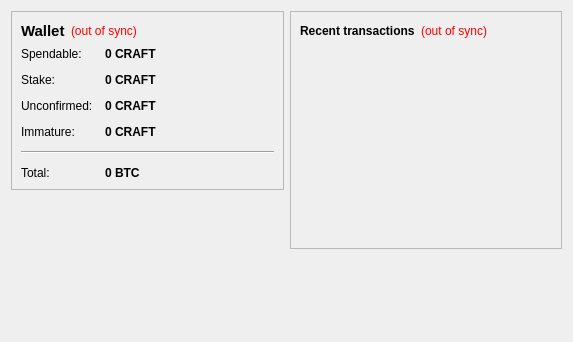
<?xml version="1.0" encoding="UTF-8"?>
<ui version="4.0">
 <class>OverviewPage</class>
 <widget class="QWidget" name="OverviewPage">
  <property name="geometry">
   <rect>
    <x>0</x>
    <y>0</y>
    <width>573</width>
    <height>342</height>
   </rect>
  </property>
  <property name="windowTitle">
   <string>Form</string>
  </property>
  <layout class="QHBoxLayout" name="horizontalLayout" stretch="1,1">
   <item>
    <layout class="QVBoxLayout" name="verticalLayout_2">
     <item>
      <widget class="QFrame" name="frame">
       <property name="frameShape">
        <enum>QFrame::StyledPanel</enum>
       </property>
       <property name="frameShadow">
        <enum>QFrame::Raised</enum>
       </property>
       <layout class="QVBoxLayout" name="verticalLayout_4">
        <item>
         <layout class="QHBoxLayout" name="horizontalLayout_4">
          <item>
           <widget class="QLabel" name="label_5">
            <property name="font">
             <font>
              <pointsize>11</pointsize>
              <weight>75</weight>
              <bold>true</bold>
             </font>
            </property>
            <property name="text">
             <string>Wallet</string>
            </property>
           </widget>
          </item>
          <item>
           <widget class="QLabel" name="labelWalletStatus">
            <property name="toolTip">
             <string>The displayed information may be out of date. Your wallet automatically synchronizes with the CraftCoin network after a connection is established, but this process has not completed yet.</string>
            </property>
            <property name="styleSheet">
             <string notr="true">QLabel { color: red; }</string>
            </property>
            <property name="text">
             <string notr="true">(out of sync)</string>
            </property>
            <property name="alignment">
             <set>Qt::AlignLeading|Qt::AlignLeft|Qt::AlignVCenter</set>
            </property>
           </widget>
          </item>
          <item>
           <spacer name="horizontalSpacer_2">
            <property name="orientation">
             <enum>Qt::Horizontal</enum>
            </property>
            <property name="sizeHint" stdset="0">
             <size>
              <width>40</width>
              <height>20</height>
             </size>
            </property>
           </spacer>
          </item>
         </layout>
        </item>
        <item>
         <layout class="QFormLayout" name="formLayout_2">
          <property name="fieldGrowthPolicy">
           <enum>QFormLayout::AllNonFixedFieldsGrow</enum>
          </property>
          <property name="horizontalSpacing">
           <number>12</number>
          </property>
          <property name="verticalSpacing">
           <number>12</number>
          </property>
          <item row="0" column="0">
           <widget class="QLabel" name="label">
            <property name="text">
             <string>Spendable:</string>
            </property>
           </widget>
          </item>
          <item row="0" column="1">
           <widget class="QLabel" name="labelBalance">
            <property name="font">
             <font>
              <weight>75</weight>
              <bold>true</bold>
             </font>
            </property>
            <property name="cursor">
             <cursorShape>IBeamCursor</cursorShape>
            </property>
            <property name="toolTip">
             <string>Your current spendable balance</string>
            </property>
            <property name="text">
             <string notr="true">0 CRAFT</string>
            </property>
            <property name="textInteractionFlags">
             <set>Qt::LinksAccessibleByMouse|Qt::TextSelectableByKeyboard|Qt::TextSelectableByMouse</set>
            </property>
           </widget>
          </item>
          <item row="1" column="0">
           <widget class="QLabel" name="label_6">
            <property name="text">
             <string>Stake:</string>
            </property>
           </widget>
          </item>
          <item row="1" column="1">
           <widget class="QLabel" name="labelStake">
            <property name="font">
             <font>
              <weight>75</weight>
              <bold>true</bold>
             </font>
            </property>
            <property name="cursor">
             <cursorShape>IBeamCursor</cursorShape>
            </property>
            <property name="toolTip">
             <string>Total of coins that was staked, and do not yet count toward the current balance</string>
            </property>
            <property name="text">
             <string notr="true">0 CRAFT</string>
            </property>
            <property name="textInteractionFlags">
             <set>Qt::LinksAccessibleByMouse|Qt::TextSelectableByKeyboard|Qt::TextSelectableByMouse</set>
            </property>
           </widget>
          </item>
          <item row="2" column="0">
           <widget class="QLabel" name="label_3">
            <property name="text">
             <string>Unconfirmed:</string>
            </property>
           </widget>
          </item>
          <item row="2" column="1">
           <widget class="QLabel" name="labelUnconfirmed">
            <property name="font">
             <font>
              <weight>75</weight>
              <bold>true</bold>
             </font>
            </property>
            <property name="cursor">
             <cursorShape>IBeamCursor</cursorShape>
            </property>
            <property name="toolTip">
             <string>Total of transactions that have yet to be confirmed, and do not yet count toward the current balance</string>
            </property>
            <property name="text">
             <string notr="true">0 CRAFT</string>
            </property>
            <property name="textInteractionFlags">
             <set>Qt::LinksAccessibleByMouse|Qt::TextSelectableByKeyboard|Qt::TextSelectableByMouse</set>
            </property>
           </widget>
          </item>
          <item row="3" column="0">
           <widget class="QLabel" name="labelImmatureText">
            <property name="text">
             <string>Immature:</string>
            </property>
           </widget>
          </item>
          <item row="3" column="1">
           <widget class="QLabel" name="labelImmature">
            <property name="font">
             <font>
              <weight>75</weight>
              <bold>true</bold>
             </font>
            </property>
            <property name="toolTip">
             <string>Mined balance that has not yet matured</string>
            </property>
            <property name="text">
             <string notr="true">0 CRAFT</string>
            </property>
            <property name="textInteractionFlags">
             <set>Qt::LinksAccessibleByMouse|Qt::TextSelectableByKeyboard|Qt::TextSelectableByMouse</set>
            </property>
           </widget>
          </item>
          <item row="4" column="0" colspan="2">
           <widget class="Line" name="line">
            <property name="orientation">
             <enum>Qt::Horizontal</enum>
            </property>
           </widget>
          </item>
          <item row="5" column="0">
           <widget class="QLabel" name="labelTotalText">
            <property name="text">
             <string>Total:</string>
            </property>
           </widget>
          </item>
          <item row="5" column="1">
           <widget class="QLabel" name="labelTotal">
            <property name="font">
             <font>
              <weight>75</weight>
              <bold>true</bold>
             </font>
            </property>
            <property name="cursor">
             <cursorShape>IBeamCursor</cursorShape>
            </property>
            <property name="toolTip">
             <string>Your current total balance</string>
            </property>
            <property name="text">
             <string notr="true">0 BTC</string>
            </property>
            <property name="textInteractionFlags">
             <set>Qt::LinksAccessibleByMouse|Qt::TextSelectableByKeyboard|Qt::TextSelectableByMouse</set>
            </property>
           </widget>
          </item>
         </layout>
        </item>
       </layout>
      </widget>
     </item>
     <item>
      <spacer name="verticalSpacer">
       <property name="orientation">
        <enum>Qt::Vertical</enum>
       </property>
       <property name="sizeHint" stdset="0">
        <size>
         <width>20</width>
         <height>40</height>
        </size>
       </property>
      </spacer>
     </item>
    </layout>
   </item>
   <item>
    <layout class="QVBoxLayout" name="verticalLayout_3">
     <item>
      <widget class="QFrame" name="frame_2">
       <property name="frameShape">
        <enum>QFrame::StyledPanel</enum>
       </property>
       <property name="frameShadow">
        <enum>QFrame::Raised</enum>
       </property>
       <layout class="QVBoxLayout" name="verticalLayout">
        <item>
         <layout class="QHBoxLayout" name="horizontalLayout_2">
          <item>
           <widget class="QLabel" name="label_4">
            <property name="text">
             <string>&lt;b&gt;Recent transactions&lt;/b&gt;</string>
            </property>
           </widget>
          </item>
          <item>
           <widget class="QLabel" name="labelTransactionsStatus">
            <property name="toolTip">
             <string>The displayed information may be out of date. Your wallet automatically synchronizes with the CraftCoin network after a connection is established, but this process has not completed yet.</string>
            </property>
            <property name="styleSheet">
             <string notr="true">QLabel { color: red; }</string>
            </property>
            <property name="text">
             <string notr="true">(out of sync)</string>
            </property>
            <property name="alignment">
             <set>Qt::AlignRight|Qt::AlignTrailing|Qt::AlignVCenter</set>
            </property>
           </widget>
          </item>
          <item>
           <spacer name="horizontalSpacer">
            <property name="orientation">
             <enum>Qt::Horizontal</enum>
            </property>
            <property name="sizeHint" stdset="0">
             <size>
              <width>40</width>
              <height>20</height>
             </size>
            </property>
           </spacer>
          </item>
         </layout>
        </item>
        <item>
         <widget class="QListView" name="listTransactions">
          <property name="styleSheet">
           <string notr="true">QListView { background: transparent; }</string>
          </property>
          <property name="frameShape">
           <enum>QFrame::NoFrame</enum>
          </property>
          <property name="verticalScrollBarPolicy">
           <enum>Qt::ScrollBarAlwaysOff</enum>
          </property>
          <property name="horizontalScrollBarPolicy">
           <enum>Qt::ScrollBarAlwaysOff</enum>
          </property>
          <property name="selectionMode">
           <enum>QAbstractItemView::NoSelection</enum>
          </property>
         </widget>
        </item>
       </layout>
      </widget>
     </item>
     <item>
      <spacer name="verticalSpacer_2">
       <property name="orientation">
        <enum>Qt::Vertical</enum>
       </property>
       <property name="sizeHint" stdset="0">
        <size>
         <width>20</width>
         <height>40</height>
        </size>
       </property>
      </spacer>
     </item>
    </layout>
   </item>
  </layout>
 </widget>
 <resources/>
 <connections/>
</ui>
